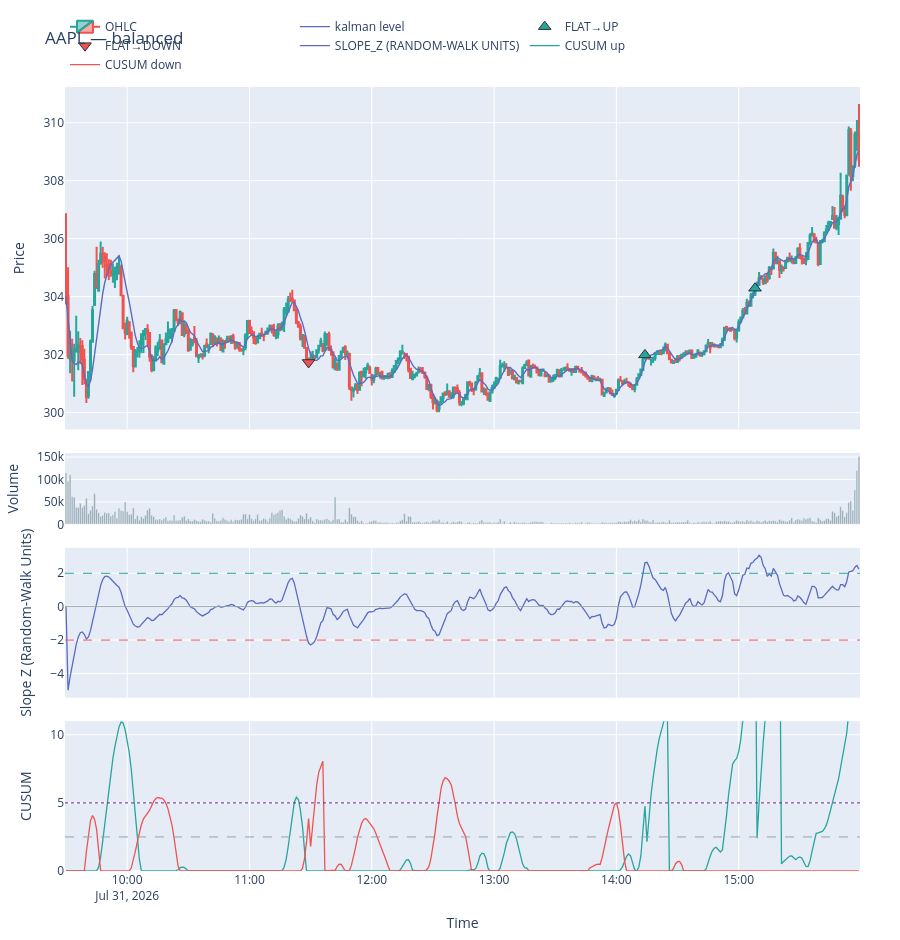

The notebook cell saved with this chart:
### Markdown cell above
## 5. The chart

Reference lines come from `CFG`, so the chart cannot draw a threshold the
detector never applied.

### Code cell
from qtrader.viz import plot_regime

if PLOT_DAY is None:
    b, r = BARS.tail(390), RESULT.tail(390)
else:
    day = pd.Timestamp(PLOT_DAY).tz_localize("UTC")
    mask = (BARS.index >= day) & (BARS.index < day + pd.Timedelta(days=1))
    b, r = BARS[mask], RESULT[mask]

plot_regime(b, r, config=CFG, title=f"{SYMBOL} — {PRESET} {OVERRIDES or ''}")

### Figure 1 — Plotly figure (JSON) as saved in the notebook; plotly's stock layout.template omitted (floating-point values rounded to 4 significant figures; data arrays with more than 128 entries replaced by an {"elided": "..."} marker saying what was removed)
{"data": [{"close": {"elided": "390 float values"}, "decreasing": {"line": {"color": "#ef5350"}}, "high": {"elided": "390 float values"}, "increasing": {"line": {"color": "#26a69a"}}, "low": {"elided": "390 float values"}, "name": "OHLC", "open": {"elided": "390 float values"}, "type": "candlestick", "x": {"elided": "390 str values"}, "xaxis": "x", "yaxis": "y"}, {"line": {"color": "#5c6bc0", "width": 1.4}, "mode": "lines", "name": "kalman level", "type": "scatter", "x": {"elided": "390 str values"}, "xaxis": "x", "y": {"elided": "390 float values"}, "yaxis": "y"}, {"marker": {"color": "#26a69a", "line": {"color": "#263238", "width": 1}, "size": 11, "symbol": "triangle-up"}, "mode": "markers", "name": "FLAT→UP", "type": "scatter", "x": ["2026-07-31T14:14:00.000000", "2026-07-31T15:08:00.000000"], "xaxis": "x", "y": [302.0, 304.3], "yaxis": "y"}, {"marker": {"color": "#ef5350", "line": {"color": "#263238", "width": 1}, "size": 11, "symbol": "triangle-down"}, "mode": "markers", "name": "FLAT→DOWN", "type": "scatter", "x": ["2026-07-31T11:29:00.000000"], "xaxis": "x", "y": [301.7], "yaxis": "y"}, {"marker": {"color": "#90a4ae"}, "name": "Volume", "showlegend": false, "type": "bar", "x": {"elided": "390 str values"}, "xaxis": "x2", "y": {"elided": "390 float values"}, "yaxis": "y2"}, {"line": {"color": "#5c6bc0", "width": 1.3}, "mode": "lines", "name": "SLOPE_Z (RANDOM-WALK UNITS)", "type": "scatter", "x": {"elided": "390 str values"}, "xaxis": "x3", "y": {"elided": "390 float values"}, "yaxis": "y3"}, {"line": {"color": "#26a69a", "width": 1.3}, "mode": "lines", "name": "CUSUM up", "type": "scatter", "x": {"elided": "390 str values"}, "xaxis": "x4", "y": {"elided": "390 float values"}, "yaxis": "y4"}, {"line": {"color": "#ef5350", "width": 1.3}, "mode": "lines", "name": "CUSUM down", "type": "scatter", "x": {"elided": "390 str values"}, "xaxis": "x4", "y": {"elided": "390 float values"}, "yaxis": "y4"}], "layout": {"height": 940, "hovermode": "x unified", "legend": {"orientation": "h", "x": 0, "y": 1.01, "yanchor": "bottom"}, "margin": {"b": 40, "l": 60, "r": 40, "t": 60}, "shapes": [{"line": {"color": "#90a4ae", "width": 1}, "type": "line", "x0": 0, "x1": 1, "xref": "x3 domain", "y0": 0, "y1": 0, "yref": "y3"}, {"line": {"color": "#26a69a", "dash": "dash", "width": 1}, "type": "line", "x0": 0, "x1": 1, "xref": "x3 domain", "y0": 2.0, "y1": 2.0, "yref": "y3"}, {"line": {"color": "#ef5350", "dash": "dash", "width": 1}, "type": "line", "x0": 0, "x1": 1, "xref": "x3 domain", "y0": -2.0, "y1": -2.0, "yref": "y3"}, {"line": {"color": "#90a4ae", "dash": "dash", "width": 1}, "type": "line", "x0": 0, "x1": 1, "xref": "x4 domain", "y0": 2.5, "y1": 2.5, "yref": "y4"}, {"line": {"color": "#6a1b9a", "dash": "dot", "width": 1}, "type": "line", "x0": 0, "x1": 1, "xref": "x4 domain", "y0": 5.0, "y1": 5.0, "yref": "y4"}], "title": {"text": "AAPL — balanced "}, "xaxis": {"anchor": "y", "domain": [0.0, 1.0], "matches": "x4", "rangebreaks": [{"bounds": ["sat", "mon"]}, {"bounds": [16.0, 9.5], "pattern": "hour"}], "rangeslider": {"visible": false}, "showticklabels": false}, "xaxis2": {"anchor": "y2", "domain": [0.0, 1.0], "matches": "x4", "rangebreaks": [{"bounds": ["sat", "mon"]}, {"bounds": [16.0, 9.5], "pattern": "hour"}], "showticklabels": false}, "xaxis3": {"anchor": "y3", "domain": [0.0, 1.0], "matches": "x4", "rangebreaks": [{"bounds": ["sat", "mon"]}, {"bounds": [16.0, 9.5], "pattern": "hour"}], "showticklabels": false}, "xaxis4": {"anchor": "y4", "domain": [0.0, 1.0], "rangebreaks": [{"bounds": ["sat", "mon"]}, {"bounds": [16.0, 9.5], "pattern": "hour"}], "title": {"text": "Time"}}, "yaxis": {"anchor": "x", "domain": [0.5632, 1.0], "title": {"text": "Price"}}, "yaxis2": {"anchor": "x2", "domain": [0.4422, 0.5332], "title": {"text": "Volume"}}, "yaxis3": {"anchor": "x3", "domain": [0.2211, 0.4122], "title": {"text": "Slope Z (Random-Walk Units)"}}, "yaxis4": {"anchor": "x4", "domain": [0.0, 0.1911], "range": [0.0, 11.0], "title": {"text": "CUSUM"}}}}
